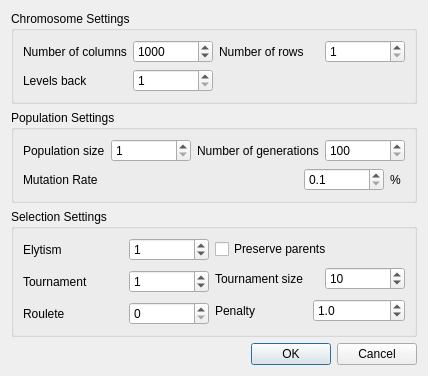
<?xml version="1.0" encoding="UTF-8"?>
<ui version="4.0">
 <class>CGPSettings</class>
 <widget class="QDialog" name="CGPSettings">
  <property name="windowModality">
   <enum>Qt::NonModal</enum>
  </property>
  <property name="geometry">
   <rect>
    <x>0</x>
    <y>0</y>
    <width>401</width>
    <height>363</height>
   </rect>
  </property>
  <property name="contextMenuPolicy">
   <enum>Qt::NoContextMenu</enum>
  </property>
  <property name="windowTitle">
   <string>CGP Settings</string>
  </property>
  <property name="toolTip">
   <string extracomment="User controled CGP Settings. Could also be accessed in settings file"/>
  </property>
  <property name="whatsThis">
   <string comment="User controled CGP Settings. Could also be accessed in settings file" extracomment="User controled CGP Settings. Could also be accessed in settings file"/>
  </property>
  <property name="accessibleDescription">
   <string comment="User controled CGP Settings. Could also be accessed in settings file" extracomment="User controled CGP Settings. Could also be accessed in settings file"/>
  </property>
  <property name="modal">
   <bool>false</bool>
  </property>
  <layout class="QVBoxLayout" name="verticalLayout_4">
   <item>
    <widget class="QGroupBox" name="groupBox">
     <property name="title">
      <string>Chromosome Settings</string>
     </property>
     <layout class="QGridLayout" name="gridLayout">
      <item row="1" column="0">
       <layout class="QHBoxLayout" name="horizontalLayout_2">
        <item>
         <widget class="QLabel" name="label_3">
          <property name="text">
           <string>Levels back</string>
          </property>
         </widget>
        </item>
        <item>
         <widget class="QSpinBox" name="levels_back_spinBox">
          <property name="minimumSize">
           <size>
            <width>80</width>
            <height>0</height>
           </size>
          </property>
          <property name="maximumSize">
           <size>
            <width>80</width>
            <height>16777215</height>
           </size>
          </property>
          <property name="minimum">
           <number>1</number>
          </property>
          <property name="maximum">
           <number>1000</number>
          </property>
         </widget>
        </item>
       </layout>
      </item>
      <item row="0" column="1">
       <layout class="QHBoxLayout" name="horizontalLayout_8">
        <item>
         <widget class="QLabel" name="label_2">
          <property name="text">
           <string>Number of rows</string>
          </property>
         </widget>
        </item>
        <item>
         <widget class="QSpinBox" name="num_row_spinBox">
          <property name="minimumSize">
           <size>
            <width>80</width>
            <height>0</height>
           </size>
          </property>
          <property name="maximumSize">
           <size>
            <width>80</width>
            <height>16777215</height>
           </size>
          </property>
          <property name="minimum">
           <number>1</number>
          </property>
          <property name="maximum">
           <number>100000</number>
          </property>
          <property name="singleStep">
           <number>1</number>
          </property>
         </widget>
        </item>
       </layout>
      </item>
      <item row="0" column="0">
       <layout class="QHBoxLayout" name="horizontalLayout">
        <item>
         <widget class="QLabel" name="label">
          <property name="text">
           <string>Number of columns</string>
          </property>
         </widget>
        </item>
        <item>
         <widget class="QSpinBox" name="num_col_spinBox">
          <property name="minimumSize">
           <size>
            <width>80</width>
            <height>0</height>
           </size>
          </property>
          <property name="maximumSize">
           <size>
            <width>80</width>
            <height>16777215</height>
           </size>
          </property>
          <property name="minimum">
           <number>1</number>
          </property>
          <property name="maximum">
           <number>100000</number>
          </property>
          <property name="singleStep">
           <number>1</number>
          </property>
          <property name="value">
           <number>1000</number>
          </property>
         </widget>
        </item>
       </layout>
      </item>
     </layout>
    </widget>
   </item>
   <item>
    <widget class="QGroupBox" name="groupBox_2">
     <property name="title">
      <string>Population Settings</string>
     </property>
     <layout class="QGridLayout" name="gridLayout_2">
      <item row="0" column="0">
       <layout class="QHBoxLayout" name="horizontalLayout_10">
        <item>
         <widget class="QLabel" name="label_4">
          <property name="text">
           <string>Population size</string>
          </property>
         </widget>
        </item>
        <item>
         <widget class="QSpinBox" name="population_size_spinBox">
          <property name="minimumSize">
           <size>
            <width>80</width>
            <height>0</height>
           </size>
          </property>
          <property name="maximumSize">
           <size>
            <width>80</width>
            <height>16777215</height>
           </size>
          </property>
          <property name="minimum">
           <number>1</number>
          </property>
          <property name="maximum">
           <number>1024</number>
          </property>
         </widget>
        </item>
       </layout>
      </item>
      <item row="0" column="1">
       <layout class="QHBoxLayout" name="horizontalLayout_11">
        <item>
         <widget class="QLabel" name="label_5">
          <property name="text">
           <string>Number of generations</string>
          </property>
         </widget>
        </item>
        <item>
         <widget class="QSpinBox" name="num_generations_spinBox">
          <property name="minimumSize">
           <size>
            <width>80</width>
            <height>0</height>
           </size>
          </property>
          <property name="maximumSize">
           <size>
            <width>80</width>
            <height>16777215</height>
           </size>
          </property>
          <property name="minimum">
           <number>100</number>
          </property>
          <property name="maximum">
           <number>1000000</number>
          </property>
          <property name="singleStep">
           <number>100</number>
          </property>
         </widget>
        </item>
       </layout>
      </item>
      <item row="1" column="0" colspan="2">
       <layout class="QHBoxLayout" name="horizontalLayout_4">
        <item>
         <widget class="QLabel" name="label_6">
          <property name="text">
           <string>Mutation Rate</string>
          </property>
         </widget>
        </item>
        <item>
         <widget class="QDoubleSpinBox" name="mutation_rate_spinBox">
          <property name="minimumSize">
           <size>
            <width>80</width>
            <height>0</height>
           </size>
          </property>
          <property name="maximumSize">
           <size>
            <width>80</width>
            <height>16777215</height>
           </size>
          </property>
          <property name="decimals">
           <number>1</number>
          </property>
          <property name="minimum">
           <double>0.100000000000000</double>
          </property>
          <property name="maximum">
           <double>10.000000000000000</double>
          </property>
          <property name="singleStep">
           <double>0.100000000000000</double>
          </property>
         </widget>
        </item>
        <item>
         <widget class="QLabel" name="label_7">
          <property name="minimumSize">
           <size>
            <width>15</width>
            <height>0</height>
           </size>
          </property>
          <property name="maximumSize">
           <size>
            <width>15</width>
            <height>16777215</height>
           </size>
          </property>
          <property name="text">
           <string>%</string>
          </property>
         </widget>
        </item>
       </layout>
      </item>
     </layout>
    </widget>
   </item>
   <item>
    <widget class="QGroupBox" name="groupBox_3">
     <property name="title">
      <string>Selection Settings</string>
     </property>
     <layout class="QGridLayout" name="gridLayout_3">
      <item row="0" column="0">
       <layout class="QHBoxLayout" name="horizontalLayout_3">
        <item>
         <widget class="QLabel" name="label_8">
          <property name="minimumSize">
           <size>
            <width>100</width>
            <height>0</height>
           </size>
          </property>
          <property name="maximumSize">
           <size>
            <width>100</width>
            <height>16777215</height>
           </size>
          </property>
          <property name="text">
           <string>Elytism</string>
          </property>
         </widget>
        </item>
        <item>
         <widget class="QSpinBox" name="elytism_spinBox">
          <property name="minimumSize">
           <size>
            <width>80</width>
            <height>0</height>
           </size>
          </property>
          <property name="maximumSize">
           <size>
            <width>80</width>
            <height>16777215</height>
           </size>
          </property>
          <property name="minimum">
           <number>0</number>
          </property>
          <property name="maximum">
           <number>10</number>
          </property>
          <property name="value">
           <number>1</number>
          </property>
         </widget>
        </item>
       </layout>
      </item>
      <item row="0" column="1">
       <widget class="QCheckBox" name="preserve_parents_checkBox">
        <property name="text">
         <string>Preserve parents</string>
        </property>
       </widget>
      </item>
      <item row="1" column="0" rowspan="2">
       <layout class="QHBoxLayout" name="horizontalLayout_5">
        <item>
         <widget class="QLabel" name="label_9">
          <property name="text">
           <string>Tournament</string>
          </property>
         </widget>
        </item>
        <item>
         <widget class="QSpinBox" name="tournament_spinBox">
          <property name="minimumSize">
           <size>
            <width>80</width>
            <height>0</height>
           </size>
          </property>
          <property name="maximumSize">
           <size>
            <width>80</width>
            <height>16777215</height>
           </size>
          </property>
          <property name="maximum">
           <number>10</number>
          </property>
          <property name="value">
           <number>1</number>
          </property>
         </widget>
        </item>
       </layout>
      </item>
      <item row="1" column="1">
       <layout class="QHBoxLayout" name="horizontalLayout_6">
        <item>
         <widget class="QLabel" name="label_10">
          <property name="text">
           <string>Tournament size</string>
          </property>
         </widget>
        </item>
        <item>
         <widget class="QSpinBox" name="t_size_spinBox">
          <property name="minimumSize">
           <size>
            <width>80</width>
            <height>0</height>
           </size>
          </property>
          <property name="maximumSize">
           <size>
            <width>80</width>
            <height>16777215</height>
           </size>
          </property>
          <property name="minimum">
           <number>2</number>
          </property>
          <property name="maximum">
           <number>100</number>
          </property>
          <property name="value">
           <number>10</number>
          </property>
         </widget>
        </item>
       </layout>
      </item>
      <item row="2" column="1" rowspan="2">
       <layout class="QHBoxLayout" name="horizontalLayout_9">
        <item>
         <widget class="QLabel" name="label_12">
          <property name="text">
           <string>Penalty</string>
          </property>
         </widget>
        </item>
        <item>
         <widget class="QDoubleSpinBox" name="penalty_spinBox">
          <property name="decimals">
           <number>1</number>
          </property>
          <property name="maximum">
           <double>10.000000000000000</double>
          </property>
          <property name="singleStep">
           <double>0.100000000000000</double>
          </property>
          <property name="value">
           <double>1.000000000000000</double>
          </property>
         </widget>
        </item>
       </layout>
      </item>
      <item row="3" column="0">
       <layout class="QHBoxLayout" name="horizontalLayout_7">
        <item>
         <widget class="QLabel" name="label_11">
          <property name="text">
           <string>Roulete</string>
          </property>
         </widget>
        </item>
        <item>
         <widget class="QSpinBox" name="roulete_spinBox">
          <property name="minimumSize">
           <size>
            <width>80</width>
            <height>0</height>
           </size>
          </property>
          <property name="maximumSize">
           <size>
            <width>80</width>
            <height>16777215</height>
           </size>
          </property>
          <property name="maximum">
           <number>10</number>
          </property>
         </widget>
        </item>
       </layout>
      </item>
     </layout>
    </widget>
   </item>
   <item>
    <widget class="QDialogButtonBox" name="buttonBox">
     <property name="standardButtons">
      <set>QDialogButtonBox::Cancel|QDialogButtonBox::Ok</set>
     </property>
    </widget>
   </item>
  </layout>
 </widget>
 <resources/>
 <connections/>
</ui>
